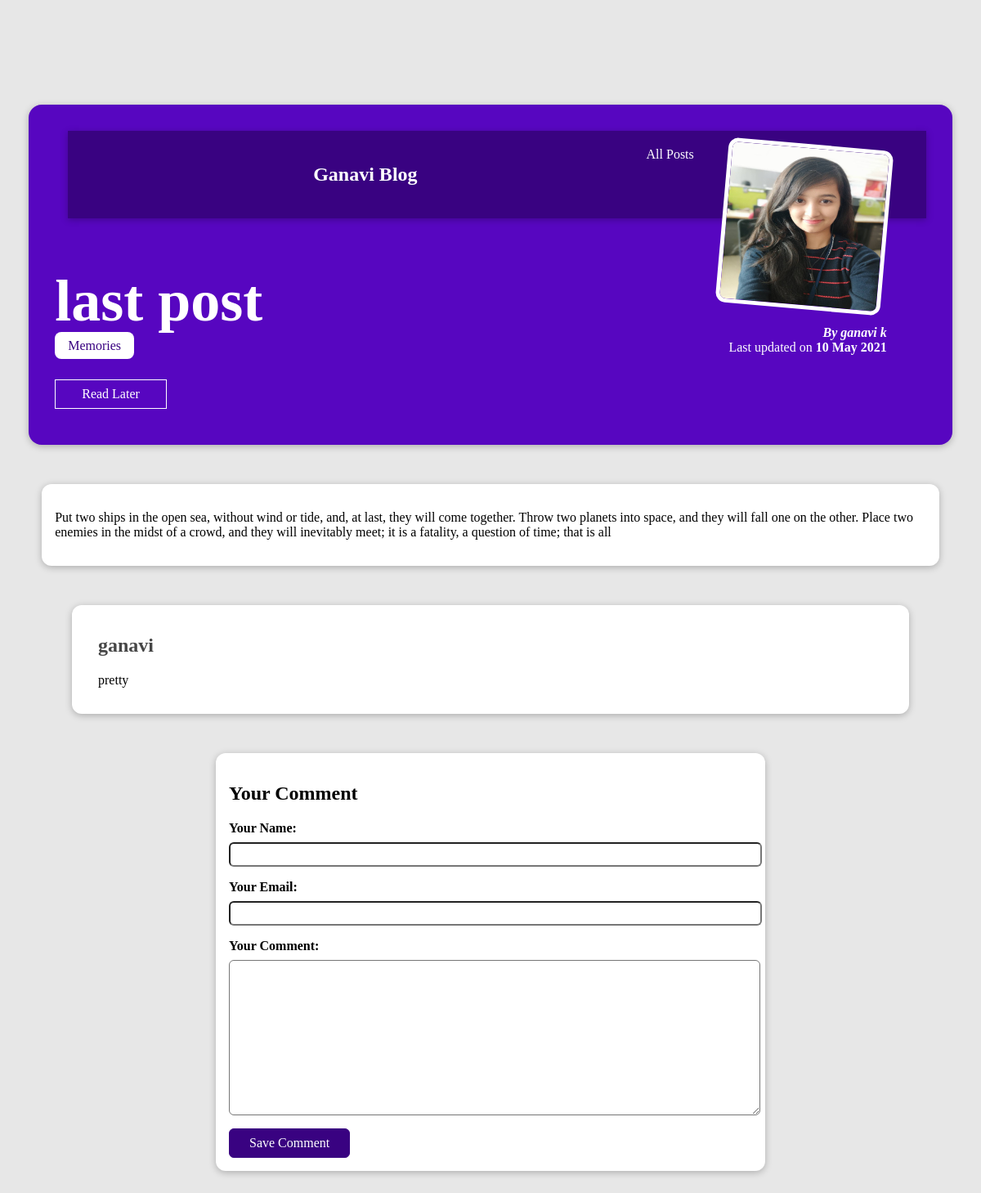
The page /posts/last-post on the database its author committed.
### blog/models.py (models this page shows, shortened)
class Post(models.Model):
    title = models.CharField(max_length=150)
    excerpt = models.CharField(max_length=200)
    image = models.ImageField(upload_to="posts",null=True)
    date = models.DateField(auto_now=True)
    slug = models.SlugField(unique=True, db_index=True)
    content = models.TextField(validators=[MinLengthValidator(10)])
    author = models.ForeignKey("Author", on_delete=models.SET_NULL, null=True,related_name="posts")
    tags = models.ManyToManyField("Tag")

class Tag(models.Model):
    caption = models.CharField(max_length=50)
    def __str__(self):
        return self.caption

class Author(models.Model):
    first_name = models.CharField(max_length=50)
    last_name = models.CharField(max_length=50)
    email_address = models.EmailField()
    def full_name(self):
        return f"{self.first_name} {self.last_name}"
    def __str__(self):
        return self.full_name()

class Comment(models.Model):
    user_name = models.CharField(max_length=100)
    user_email = models.EmailField(max_length=254)
    text = models.TextField(max_length=400)
    post = models.ForeignKey("Post",on_delete=models.CASCADE,related_name="comments")

### blog/views.py (the view, shortened to what this page needs)
# urls.py: path('posts/<slug:slug>', views.SinglePostView.as_view(), name="post-details-page"),
class SinglePostView(View):
    def is_stored_post(self, request, post_id):
        stored_posts = request.session.get("stored_posts")
        if stored_posts is not None:
          is_saved_for_later = post_id in stored_posts
        else:
          is_saved_for_later = False
        return is_saved_for_later
    def get(self, request, slug):
        post = Post.objects.get(slug=slug)
        context = {
            "post": post,
            "post_tags": post.tags.all(),
            "comment_form": CommentForm(),
            "comments": post.comments.all(),
            "saved_for_later": self.is_stored_post(request, post.id)
        }
        return render(request,"blog/post-detail.html",context)

### blog/forms.py
class CommentForm(forms.ModelForm):
    class Meta:
        model = Comment
        exclude = ["post"]
        labels = {
            "user_name": "Your Name",
            "user_email": "Your Email",
            "text" : "Your Comment"
        }

### blog/templates/blog/post-detail.html (shortened to what this page needs)
{% extends "base.html" %}
{% load static %}
{% block css_files %}
<link rel="stylesheet" href="{% static "blog/post-detail.css" %}">
{% endblock %}
{% block content %}
<section id="summary">
     <header id="main-navigation">
        <h1><a href="{% url "starting-page" %}">Ganavi Blog</a></h1>
        <nav>
            <a href="{% url "posts-page" %}">All Posts</a>
        </nav>
    </header>
  <h2>{{post.title}}</h2>
  <div>
    {% for tag in post_tags %}
      <span class="tag"> {{tag}}</span>
    {% endfor %}
  </div>
  <div id="read-later">
    <form action="{% url "read-later" %}" method="POST">
      <button>
      {% if saved_for_later%}
        Remove from "Read Later" List
      {% else %}
           Read Later
      {% endif %}
      </button>
    </form>
  </div>
  <article>
    <img src="{{post.image.url}}" alt="Post Title" />
    <address>By <a href = "mailto:{{post.author.email_address}}">{{post.author}}</a></address>
    <div>Last updated on <time>{{post.date|date:"d M Y"}}</time></div>
  </article>
</section>
<main>
  <p>{{post.content|linebreaks}}</p>
</main>
<section id="comments">
  <ul>
  {% for comment in comments %}
    <li>
      <h2>{{comment.user_name}}</h2>
      <p>{{comment.text|linebreaks}}</p>
    </li>
  {% endfor %}
  </ul>
</section>
<section id="comment-form">
<h2>Your Comment</h2>
  <form action = "{% url "post-details-page" post.slug %}" method="POST" >
    {% for form_field in comment_form %}
      <div class="form-control {% if form_field.errors %} invalid {% endif %}">
        {{form_field.label_tag}}
        {{form_field}}
      </div>
    {% endfor %}
  <button>Save Comment</button>
  </form>
{% endblock %}

### blog/static/blog/post-detail.css (style rules this page uses)
body { background-color: #e7e7e7; }
#main-navigation { background-color: #390281; box-shadow: 0 2px 8px rgba(0, 0, 0, 0.25); display: flex; padding: 20px; justify-content: space-evenly; margin-left: 1rem; }
#main-navigation a { color: white; text-decoration: unset; margin-left: 1rem; }
#summary { margin: 8rem auto 3rem auto; padding: 2rem; width: 90%; max-width: 90rem; border-radius: 16px; background-color: #5706c0; position: relative; box-shadow: 0 2px 8px rgba(0, 0, 0, 0.25); height: 22rem; }
#summary h2 { color: white; font-size: 4.5rem; margin-bottom: 0.25rem; }
#summary article { position: absolute; top: 2rem; right: 3rem; padding: 1rem 2rem; border-radius: 12px; text-align: right; color: white; }
#summary article img { width: 12rem; height: 12rem; border-radius: 12px; transform: rotateZ(5deg); border: 5px solid white; margin-bottom: 1rem; }
#summary address { font-weight: bold; }
#summary time { font-weight: bold; }
#summary article a { color: white; text-decoration: none; }
main { width: 90%; max-width: 90rem; margin: 3rem auto; background-color: white; padding: 1rem; border-radius: 12px; box-shadow: 0 2px 8px rgba(0, 0, 0, 0.25); }
.tag { background-color: white; color: #390281; padding: 0.5rem 1rem; border-radius: 8px; }
#comment-form { margin: 3rem auto; width: 90%; max-width: 40rem; border-radius: 12px; background-color: white; box-shadow: 0 2px 8px rgba(0, 0, 0, 0.25); padding: 1rem; }
#comment-form button { font: inherit; background-color: #390281; color: white; border: 1px solid #390281; padding: 0.5rem 1.5rem; border-radius: 6px; cursor: pointer; }
.form-control { margin-bottom: 1rem; }
.form-control label { font-weight: bold; margin-bottom: 0.5rem; display: block; }
.form-control input, .form-control textarea { display: block; width: 100%; font: inherit; padding: 0.25rem; border-radius: 6px; }
#comments { margin: 3rem auto; width: 90%; max-width: 60rem; border-radius: 12px; background-color: white; box-shadow: 0 2px 8px rgba(0, 0, 0, 0.25); padding: 1rem 2rem; }
#comments ul { list-style: none; margin: 0; padding: 0; }
#comments li { margin-bottom: 1rem; border-bottom: 2px solid #ccc; }
#comments li:last-of-type { border-bottom: none; }
#comments h2 { color: #464646; }
#read-later { margin: 2rem 0; }
#read-later button { background-color: transparent; border: 1px solid white; padding: 0.5rem 2rem; font: inherit; color: white; cursor: pointer; }

### rows shown on the page
Post: title "last post", image (picture), author "ganavi k", date "10 May 2021", content "Put two ships in the open sea, without wind or tide, and, at last, they will come together. Throw two planets into space, and they will fall one on the other. Place two enemies in the midst of a crowd, and they will inevitably meet; it is a fatality, a question of time; that is all"
Tag: caption "Memories"
Comment: user_name "ganavi", text "pretty"
